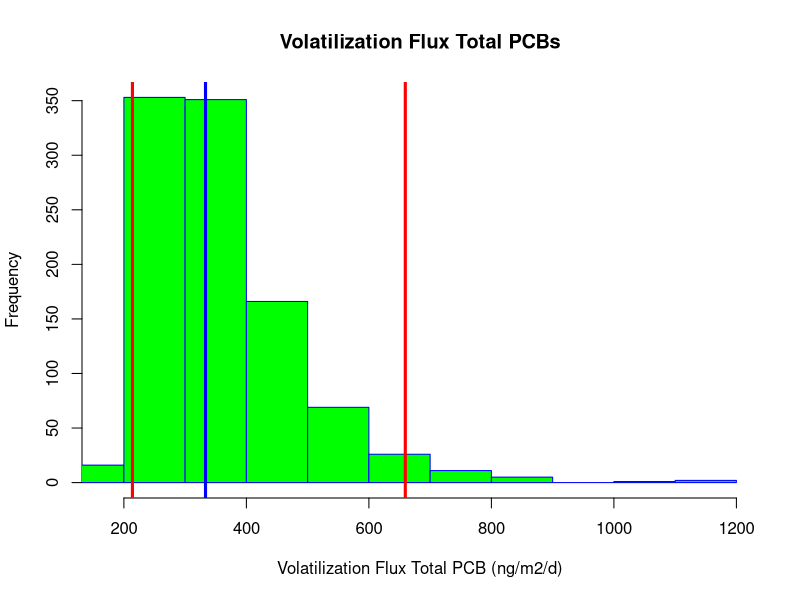

This chart was generated by the following R code:
# Code to estimate total PCB fluxes from Portland Harbor
# using 2018 and 2019 water samples
# The code estimate the flux of each congener, and
# sum them to get total PCB
# Air data are not used in these calculations
# Monte Carlo simulation is included
# No needs of R packages

# Chemical properties -----------------------------------------------------

# Create matrix to storage CP data
cp <- data.frame(matrix(NA, nrow = 160, ncol = 7))

# Add column names
colnames(cp) <- c('Congener', 'MW.PCB', 'nOrtho.Cl', 'H0.mean', 'H0.error',
                  'Kow.mean', 'Kow.error')

# Add PCB names
cp[,1] <- as.factor(c('1', '2', '3', '4', '5', '6', '7', '8', '9', '10', '11',
                      '12+13', '15', '16', '17', '18+30', '19', '20+28', '21+33',
                      '22', '23', '24', '25', '26+29', '27', '31', '32', '34',
                      '35', '36', '37', '38', '39', '40+41+71', '42', '43+73',
                      '44+47+65', '45+51', '46', '48', '49+69', '50+53', '52',
                      '54', '55', '56', '57', '58', '59+62+75', '60', '61+70+74+76',
                      '63', '64', '66', '67', '68', '72', '77', '78', '79', '80',
                      '81', '82', '83+99', '84', '85+116+117', '86+87+97+109+119+125',
                      '88+91', '89', '90+101+113', '92', '93+100', '94', '95',
                      '96', '98+102', '103', '104', '105', '106', '108', '107+124',
                      '110+115', '111', '112', '114', '118', '120', '121', '122',
                      '123', '126', '127', '129+138+163', '130', '131', '132',
                      '133', '134+143', '135+151', '136', '137+164', '139+140',
                      '141', '142', '144', '145', '146', '147+149', '148',
                      '150', '152', '153+168', '154', '155', '156+157', '158',
                      '159', '160', '161', '162', '165', '167', '169', '170',
                      '171+173', '172', '174', '175', '176', '177', '178',
                      '179', '180+193', '181', '182', '183', '184', '185',
                      '186', '187', '188', '189', '190', '191', '192', '194', '195',
                      '196', '197', '198+199', '200', '201', '202', '203', '205',
                      '206', '207', '208', '209'))

# Read chemical properties
cp <- read.csv("ChemicalProperties.csv")
Congener <- cp$Congener
MW.PCB <- cp$MW.PCB
nOrtho.Cl <- cp$nOrtho.Cl
H0.mean <- cp$H0
H0.error <- cp$H0.error
Kow.mean <- cp$Kow
Kow.error <- cp$Kow.error

# Water concentrations ----------------------------------------------------

# Read water concentrations
wc.raw <- read.csv("WaterConcentration.csv")
# Different approaches to use the data
# Prepare data [pg/L] = [ng/m3]
wc.1 <- subset(wc.raw, select = -c(SampleID:Units))
wc.2 <- cbind(wc.raw$LocationID, wc.1)
colnames(wc.2)[1] <- "LocationID"
wc.ave <- sapply(wc.1, mean, na.rm = TRUE)
wc.sd <- sapply(wc.1, sd, na.rm = TRUE)
wd.3 <- data.frame(t(rbind(wc.ave, wc.sd)))
C.PCB.water.mean <- wd.3$wc.ave
C.PCB.water.error <- wd.3$wc.sd

# (1) Mean and standard deviation

# (2) Geometric mean and geometric standard deviation

# (3) Selected samples

# Meteorological data -----------------------------------------------------

# Read meteorological conditions
meteor <- read.csv("Meteorological.csv")
# Columns are the different water sampling periods
# except last columns are the passive sampler deployment
# Columns 2 to 11 definitions: sampl.aug.2018.av,sampl.aug.2018.sd,
# sampl.nov.2018.av, sampl.nov.2018.sd, sampl.jan.2019.av,
# sampl.jan.2019.sd, sampl.feb.2019.av, sampl.feb.2019.sd,
# sampl.sum.2020.av, sampl.sum.2022.sd
# m is column number
m <- 2 # from 2 to 11
tair.mean <- meteor[1, m]
tair.error <- meteor[1, m+1]
twater.mean <- meteor[2, m]
twater.error <- meteor[2, m+1]
u10.mean <- meteor[3, m]
u10.error <- meteor[3, m+1]
P.mean <- meteor[4, m]
P.error <- meteor[4, m +1]

# Flux calculations -------------------------------------------------------

# Flux function
final.result = function(MW.PCB, H0.mean, H0.error, 
         C.PCB.water.mean, C.PCB.water.error, nOrtho.Cl,
         Kow.mean, Kow.error) {
# fixed parameters

R <- 8.3144 # [Pa m3/K/mol]
T <- 298.15 # [K]

F.PCB.aw <- NULL
# number of replicates for Monte Carlo simulation
for (replication in 1:1000) {

# Random parameters
# Parameters for calculating Delta Uaw
a <- rnorm(1, 0.085, 0.007)
b <- rnorm(1, 1, 0.5)
c <- rnorm(1, 32.7, 1.6)
# Parameter for calculating Delta Uoa
a2 <- rnorm(1, 0.13, 0.02) 
b2 <- rnorm(1, 2.9, 1.2)
c2 <- rnorm(1, 47.8, 4.3)
# Henry's law constant 
H0 <- rnorm(1, H0.mean, H0.error) # [Pa m3/mol]
# Octanol-water partition coefficient
Kow <- rnorm(1, Kow.mean, Kow.error) # [Lwater/Loctanol] 
# PCB water concentration
C.PCB.water <- abs(rnorm(1, C.PCB.water.mean, C.PCB.water.error)) # [pg/L]
# DOC (Spencer et al 2012)
DOC <- abs(rnorm(1, 2, 0.3)) # [mg/L]
# Water temperature
T.water <- rnorm(1, twater.mean, twater.error) # [C]
# Air temperature
T.air <- rnorm(1, tair.mean, tair.error) # [C]
# atmospheric pressure
P <- rnorm(1, P.mean, P.error) # [mbar]
# Wind speed @10 m
u <- abs(rnorm(1, u10.mean, u10.error)) # [m/s] missing

# Computed values
# Henry's law constant (HLC) corrections
# PCB internal energy for the transfer of water to air transfer
DeltaUaw <- (a*MW.PCB-b*nOrtho.Cl+c)*1000 # [J/mol]
# Transform HLC to K
K <- 10^(H0)*101325/(R*T) # [Lwater/Lair]
# Correct K using water temperature
K.air.water <- K*exp(-(DeltaUaw/R)*(1/(T.water + 273.15) - 1/T)) # [Lwater/Lair]
# Final K (corrected by air and water temperature)
K.final <- K.air.water*(T.water + 273.15)/(T.air + 273.15) # [Lwater/Lair]

# KDOC calculation and correction
# PCB internal energy for the transfer of octanol-air
DeltaUoa <- (-a2*MW.PCB+b2*nOrtho.Cl-c2)*1000 # [J/mol]
# PCB internal energy for the transfer of octanol-water
DeltaUow <- DeltaUoa + DeltaUaw # [J/mol]
# Octanol-water partition coefficient corrected by water temperature
Kow.water.t <- 10^(Kow)*exp(-(DeltaUow/R)*(1/(T.water + 273.15)-1/T)) # [Loctanol/Lwater]
# DOC-water partition coefficient
Kdoc.t <- 0.06*Kow.water.t # [Lwater/kgdoc]

# Freely dissolved water concentration calculations
C.PCB.water.f <- C.PCB.water/(1 + Kdoc.t*DOC/1000^2) # [ng/m3]

# Air-water mass transfer calculations
# (1) Air side mass transfer calculations
# Water diffusivity in air corrected by air
# temperature and atmospheric pressure
D.water.air <- (10^(-3)*1013.25*((273.15+T.air)^1.75*((1/28.97) +
                (1/18.0152))^(0.5))/P/(20.1^(1/3) + 9.5^(1/3))^2) # [cm2/s]
# PCB diffusivity in air
D.PCB.air <- D.water.air*(MW.PCB/18.0152)^(-0.5) # [cm2/s]
# Water vapor exchange velocity in air (from eq. 20-15)
V.water.air <- 0.2*u + 0.3 # u @10 meter [cm/s]
# Air side mass transfer
V.PCB.air <- V.water.air*(D.PCB.air/D.water.air)^(2/3) # [cm/s]

# (2) Water side mass transfer calculations
# Viscosity of water at water temperature
visc.water <- 10^(-4.5318-220.57/(149.39 - (273.15 + T.water)))
# Water density corrected at water temperature
dens.water <- (999.83952+16.945176*T.water - 7.9870401*10^-3*T.water^2
               - 46.170461*10^-6*3 + 105.56302*10^-9*T.water^4 -
                 280.54253*10^-12*T.water^5)/(1 + 16.87985*10^-3*T.water)
# Kinematic viscosity of water
v.water <- visc.water/dens.water*10000 # [cm2/s]
# CO2 diffusivity in water at water temperature
diff.co2 <- 0.05019*exp(-19.51*1000/(273.15 + T.water)/R) # [cm2/s]
# PCB diffusivity in water 
D.PCB.water <- diff.co2*(MW.PCB/44.0094)^(-0.5) # [cm2/s]
# PCB Schmidt number in water
Sc.PCB.water <- v.water/D.PCB.water
# CO2 Schmidt number in water
Sc.co2.water <- v.water/diff.co2
# k600 calculations, u in [m/s], k600 originally [cm/h]
k600 <- (4.46 + 7.11*u)/60/60 #[cm/s]
# Water side mass transfer (from eq. 20-24)
if(u > 5){
  V.PCB.water <- k600*(Sc.PCB.water/Sc.co2.water)^(-0.5)  
} else {
  V.PCB.water <- k600*(Sc.PCB.water/Sc.co2.water)^(-2/3)
} # [cm/s]

# Air-water mass transfer
mtc.PCB <- ((1/V.PCB.water+1/(V.PCB.air*K.final)))^(-1) # [cm/s]
# Flux calculations
F.PCB.aw <- c(F.PCB.aw, mtc.PCB*(C.PCB.water.f)*(60*60*24)/100) # [ng/m2/d]

}

F.PCB.aw

}

# Final calculations ------------------------------------------------------

Num.Congener <- length(Congener)

result <- NULL
for (i in 1:Num.Congener) {
	result <- rbind(result, final.result(MW.PCB[i], H0.mean[i], H0.error[i], 
         C.PCB.water.mean[i], C.PCB.water.error[i], nOrtho.Cl[i],
         Kow.mean[i], Kow.error[i]))
}

# Sum of all congeners per repetition
final.result <- data.frame(colSums(result, na.rm = TRUE))

# Summary of the total PCBs
mmm <- mean(final.result$colSums.result.)
sss <- sd(final.result$colSums.result.)
q2.5 <- quantile(final.result$colSums.result., 0.025)
q97.5 <- quantile(final.result$colSums.result., 0.975)
tPCBFlux <- c(mmm, sss, q2.5, q97.5)
names(tPCBFlux) <- c("Mean (ng/m2/d)", "Std (ng/m2/d)",
                     "2.5%CL (ng/m2/d)", "97.5%CL (ng/m2/d)")

# Plots -------------------------------------------------------------------

# Histogram
hist(as.numeric(final.result[,1]), main = "Volatilization Flux Total PCBs",
     xlab = "Volatilization Flux Total PCB (ng/m2/d)", border = "blue", col = "green",
     xlim = c(min(as.numeric(final.result[,1])), max(as.numeric(final.result[,1]))))
abline(v = median(as.numeric(final.result[,1])), col = "blue", lwd = 3)
abline(v = quantile(as.numeric(final.result[,1]), 0.025), col = "red", lwd = 3)
abline(v = quantile(as.numeric(final.result[,1]), 0.975), col = "red", lwd = 3)
abline(v = 0, col = "black", lwd = 3)
